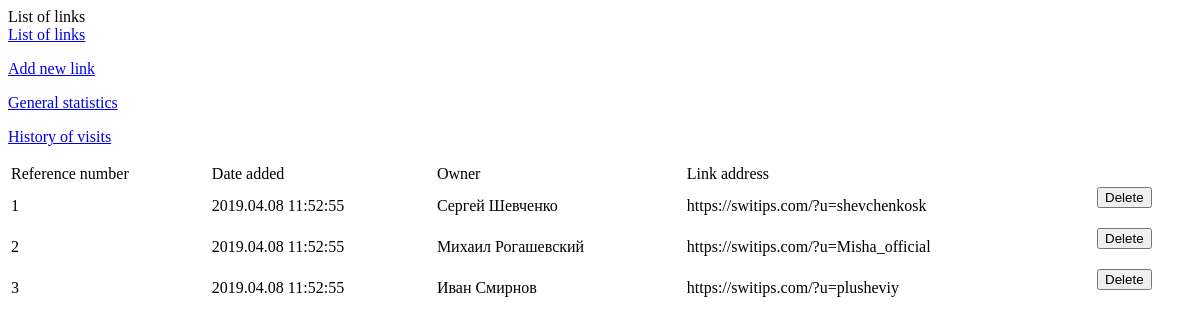
/project/content/link_management/en_app.php, run on the app's committed database.
### tables this page shows
CREATE TABLE table_links (
	id INT UNSIGNED NOT NULL AUTO_INCREMENT KEY,
    add_time varchar(256),
    owner varchar(256),
    url_link varchar(256)
);

### project/content/link_management/en_app.php (the view, shortened to what this page needs)
													<div class="centering">
															<div class="restriction">
																	<link rel="stylesheet" type="text/css" href="/project/content/link_management/style/app.style.css">
<?php
		if (isset($_GET["add"])) {
		$title_page = "Adding a new link";
		include("project/source/classes/mysql.php");
		if ($sql) {
				$query = "	SELECT MAX(id) FROM table_links	";
				$result = mysqli_query($sql, $query);
				if ($result) {
						$query_rows = mysqli_num_rows($result);
						$query_array = mysqli_fetch_array($result, MYSQLI_ASSOC);
						$current_id = $query_array["MAX(id)"] + 1;
						$current_time = time();
						$current_owner = $_SESSION["username_a"]." ".$_SESSION["username_b"];
				}
		}
		if (isset($_POST["submit"])) {
				$web_address = $_POST["web_address"];
				$query = "		INSERT INTO table_links (add_time, owner, url_link) VALUES ('$current_time', '$current_owner', '$web_address')		";
				$result = mysqli_query($sql, $query);
				if ($result) {
						echo '<div class="notification"><div style="background-image: url(/project/source/ui/panel/image/notification_images/ok.png)" class="image"></div><div class="message">Link successfully added</div></div>';
				} else echo '<div class="notification"><div style="background-image: url(/project/source/ui/panel/image/notification_images/error_image.png)" class="image"></div><div class="message">Error during query 1</div></div>';
		}
?>
																	<title><?=$title_page; ?></title>
																	<div class="title"><?=$title_page; ?></div>
																	<div class="function_line">
																			<a href="/link_management"><p style="margin: 0" class="item">List of links</p></a>
																			<a href="/link_management&add"><p class="item">Add new link</p></a>
																			<a href="/link_management&general_statistics"><p class="item">General statistics</p></a>
																			<a href="/link_management&history_visits"><p class="item">History of visits</p></a>
																	</div>
																	<div class="table_place">
																			<form method="post" enctype="multipart/form-data">
																			<table style="width: 100%">
																					<tr class="row_denomination">
																							<td class="column_denomination">Reference number</td>
																							<td class="column_denomination">Date added</td>
																							<td class="column_denomination">Owner</td>
																							<td class="column_denomination">Address</td>
																					</tr>
																					<tr class="row_data">
																							<td class="column_data">
																									<input class="jquery_form" name="id" type="text" value="<?=$current_id; ?>" disabled="disabled">
																							</td>
																							<td class="column_data">
																									<input class="jquery_form" name="" type="text" value="<?=date('m.d.y', $current_time); ?>" disabled="disabled">
																							</td>
																							<td class="column_data">
																									<input class="jquery_form" name="" type="text" value="<?=$current_owner; ?>" disabled="disabled">
																							</td>
																							<td class="column_data">
																									<input class="jquery_form" name="web_address" type="text" required>
																							</td>
																					</tr>
																					<tr>
																							<td colspan="4" class="column_submit">
																									<input class="jquery_form" name="submit" type="submit" value="Add link">
																							</td>
																					</tr>
																			</table>
																			</form>
																	</div>
<?php
		} else {
		$title_page = "List of links";
		include("project/source/classes/mysql.php");
?>
																	<div class="title"><?=$title_page; ?></div>
																	<div class="function_line">
																			<a href="/link_management"><p style="margin: 0" class="item">List of links</p></a>
																			<a href="/link_management&add"><p class="item">Add new link</p></a>
																			<a href="/link_management&general_statistics"><p class="item">General statistics</p></a>
																			<a href="/link_management&history_visits"><p class="item">History of visits</p></a>
																	</div>
																	<div class="table_place">
																			<table style="width: 100%">
																					<tr class="row_denomination">
																							<td class="column_denomination">Reference number</td>
																							<td class="column_denomination">Date added</td>
																							<td class="column_denomination">Owner</td>
																							<td class="column_denomination">Link address</td>
																							<td class="column_denomination"></td>
																					</tr>
<?php
		if ($sql) {
				$query = "		SELECT * FROM table_links ORDER BY id ASC		";
				$result = mysqli_query($sql, $query);
				if ($result) {
						$query_rows = mysqli_num_rows($result);
						if ($query_rows > 0) {
								for ($j = 0; $j < $query_rows; ++$j) {
										$query_array = mysqli_fetch_array($result, MYSQLI_ASSOC);
										$formatted_time = date("Y.m.d H:i:s", $query_array["add_time"]);
echo <<<_END
																					<tr class="row_data">
																							<td class="column_data">$query_array[id]</td>
																							<td class="column_data">$formatted_time</td>
																							<td class="column_data">$query_array[owner]</td>
																							<td class="column_data">$query_array[url_link]</td>
																							<td class="column_data">
																									<form method="post" enctype="multipart/form-data">
																											<input type="hidden" name="url_id_post" value="$query_array[id]">
																											<input class="jquery_form" name="submit" type="submit" value="Delete">
																									</form>
																							</td>
																					</tr>\n\n
_END;
								}
						} else {
echo <<<_END
																					<tr class="row_data">
																							<td colspan="5" class="column_data">No data</td>
																					</tr>
_END;
						}
				}
		}
?>
																			</table>
																	</div>
<?php
		}
?>
															</div>
													</div>

### data on the page
table_links: id "1", add_time "2019.04.08 11:52:55", owner "Сергей Шевченко", url_link "https://switips.com/?u=shevchenkosk"
table_links: id "2", add_time "2019.04.08 11:52:55", owner "Михаил Рогашевский", url_link "https://switips.com/?u=Misha_official"
table_links: id "3", add_time "2019.04.08 11:52:55", owner "Иван Смирнов", url_link "https://switips.com/?u=plusheviy"

### other printed values
$title_page "List of links"
